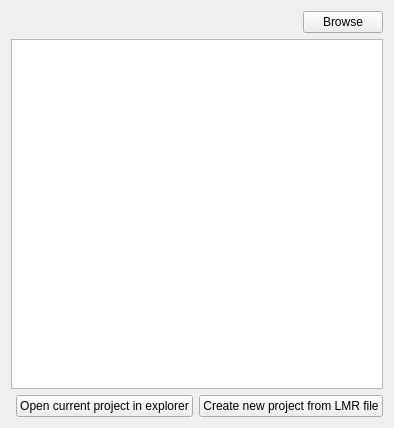
<?xml version="1.0" encoding="UTF-8"?>
<ui version="4.0">
 <class>ProjectsDialog</class>
 <widget class="QDialog" name="ProjectsDialog">
  <property name="geometry">
   <rect>
    <x>0</x>
    <y>0</y>
    <width>394</width>
    <height>428</height>
   </rect>
  </property>
  <property name="windowTitle">
   <string>Projects</string>
  </property>
  <layout class="QVBoxLayout" name="verticalLayout">
   <item>
    <layout class="QHBoxLayout" name="horizontalLayout_2" stretch="255,1">
     <item>
      <widget class="QLabel" name="labelProjectsDirectory">
       <property name="text">
        <string/>
       </property>
      </widget>
     </item>
     <item>
      <widget class="QPushButton" name="pushButtonBrowse">
       <property name="text">
        <string>Browse</string>
       </property>
       <property name="autoDefault">
        <bool>false</bool>
       </property>
      </widget>
     </item>
    </layout>
   </item>
   <item>
    <widget class="QListView" name="listViewProjects"/>
   </item>
   <item>
    <layout class="QHBoxLayout" name="horizontalLayout">
     <item>
      <spacer name="horizontalSpacer_2">
       <property name="orientation">
        <enum>Qt::Horizontal</enum>
       </property>
       <property name="sizeHint" stdset="0">
        <size>
         <width>40</width>
         <height>20</height>
        </size>
       </property>
      </spacer>
     </item>
     <item>
      <widget class="QPushButton" name="pushButtonOpenProjectInExplorer">
       <property name="text">
        <string>Open current project in explorer</string>
       </property>
       <property name="autoDefault">
        <bool>false</bool>
       </property>
      </widget>
     </item>
     <item>
      <widget class="QPushButton" name="pushButtonCreateProject">
       <property name="text">
        <string>Create new project from LMR file</string>
       </property>
       <property name="autoDefault">
        <bool>false</bool>
       </property>
      </widget>
     </item>
    </layout>
   </item>
  </layout>
 </widget>
 <resources/>
 <connections/>
</ui>
